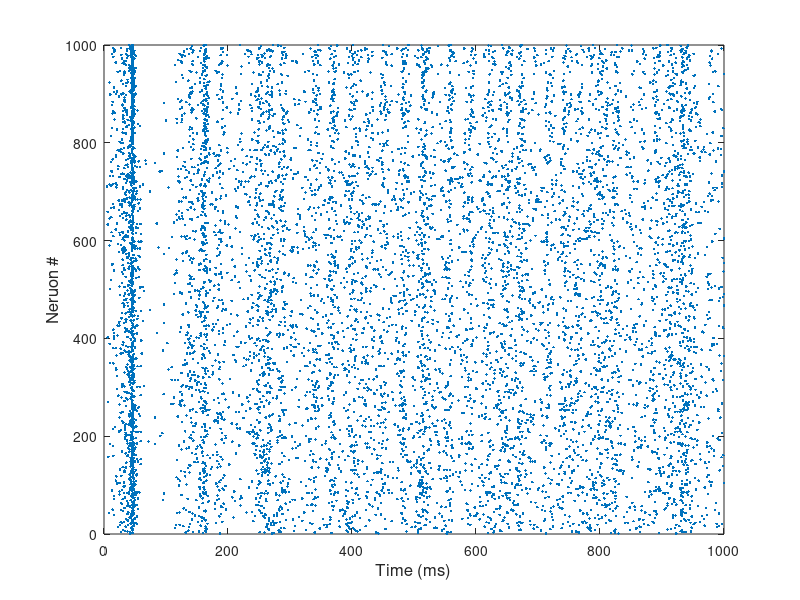

Here is the MATLAB script that generated this plot:
% Created by Eugene M. Izhikevich, February 25, 2003
% Excitatory neurons    Inhibitory neurons
Ne=800;                 Ni=200;
re=rand(Ne,1);          ri=rand(Ni,1);
a=[0.02*ones(Ne,1);     0.02+0.08*ri];
b=[0.2*ones(Ne,1);      0.25-0.05*ri];
%c=[-65+15*re.^2;        -65*ones(Ni,1)];
c=[-65+15*re.^2;        -65*ones(Ni,1)];
d=[8-6*re.^2;           2*ones(Ni,1)];
S=[0.5*rand(Ne+Ni,Ne),  -rand(Ne+Ni,Ni)];

v=-65*ones(Ne+Ni,1);    % Initial values of v
u=b.*v;                 % Initial values of u
firings=[];             % spike timings

I=[5*randn(Ne,1);2*randn(Ni,1)]; % thalamic input
for t=1:1000            % simulation of 1000 ms
  if mod(t,1) == 0
      I=[5*randn(Ne,1);2*randn(Ni,1)]; % thalamic input
  end
  %I=[5*randn(Ne,1);2*randn(Ni,1)]; % thalamic input
  fired=find(v>=30);    % indices of spikes
  firings=[firings; t+0*fired,fired];
  v(fired)=c(fired);
  u(fired)=u(fired)+d(fired);
  I=I+sum(S(:,fired),2);
  vold = v;
  v=v+0.5*(0.04*v.^2+5*v+140-u+I); % step 0.5 ms
  v=v+0.5*(0.04*v.^2+5*v+140-u+I); % for numerical
  u=u+a.*(b.*vold-u);                 % stability
end
plot(firings(:,1),firings(:,2),'.');
xlabel('Time (ms)','FontSize', 12); ylabel('Neruon #', 'FontSize',12);

